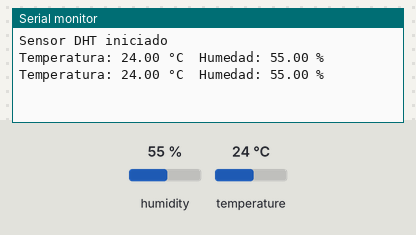
Recording of a sketch running on a simulated Arduino Uno, built with avr-gcc and run on an emulated ATmega328P. Parts: the last lines printed to the serial monitor. Inputs (shaded band) come from the test bench; at power-on: humidity 55 %, temperature 24 °C.

Above: at 2.8 s.
2.9 s: humidity set to 22 %
At 5.3 s:
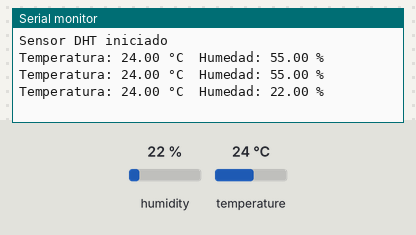
5.6 s: temperature set to 12 °C
At 6.7 s:
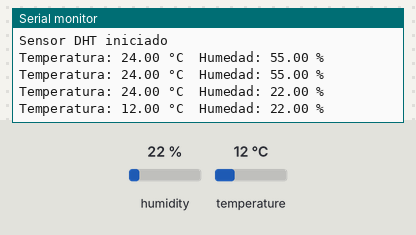
8.3 s: humidity set to 40 %
At 11.6 s:
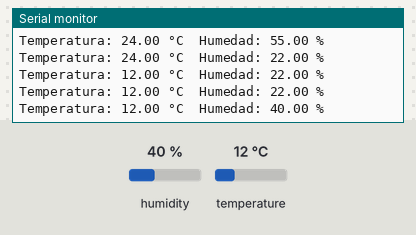
Timing chart, 0 to 13.1 s (numbered marks = the images above; inputs shaded):
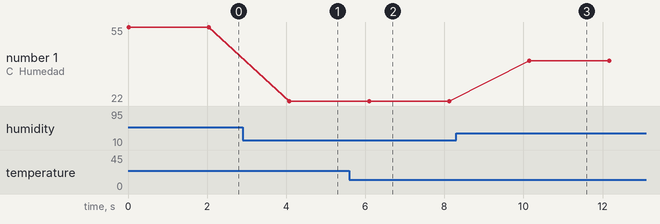

Measured:
- after the input at 2.9 s, the serial monitor: prints a new line after 1.2 s (image 1)
- after the input at 5.6 s, the serial monitor: prints a new line after 0.50 s (image 2)
- after the input at 8.3 s, the serial monitor: prints a new line after 1.8 s (image 3)
- plotted number 1: 55 → 22 after the input at 2.9 s, 22 → 40 after the input at 8.3 s

The sketch:

sensor_DHT.ino
```cpp
#include <DHT.h>  // Incluye la librería para manejar sensores DHT (DHT11, DHT22, etc.)

#define PIN_DHT 2         // Define el pin digital al que está conectado el sensor DHT
#define TIPO_DHT DHT11    // Define el tipo de sensor (puede ser DHT11 o DHT22)

DHT dht(PIN_DHT, TIPO_DHT); // Crea un objeto 'dht' con el pin y tipo definidos

void setup() {
  Serial.begin(9600);        // Inicializa la comunicación serial a 9600 baudios
  dht.begin();               // Inicializa el sensor DHT para comenzar a leer datos
  Serial.println("Sensor DHT iniciado"); // Mensaje de confirmación en el monitor serial
}

void loop() {
  float temperatura = dht.readTemperature(); // Lee la temperatura en grados Celsius
  float humedad = dht.readHumidity();        // Lee la humedad relativa en porcentaje

  // Verifica si las lecturas son válidas (no son NaN)
  if (isnan(temperatura) || isnan(humedad)) {
    Serial.println("Error al leer el sensor DHT"); // Mensaje de error si falla la lectura
  } else {
    // Muestra los valores de temperatura y humedad en el monitor serial
    Serial.print("Temperatura: ");
    Serial.print(temperatura);
    Serial.print(" °C  Humedad: ");
    Serial.print(humedad);
    Serial.println(" %");
  }

  delay(2000); // Espera 2 segundos antes de realizar una nueva lectura
}
```
